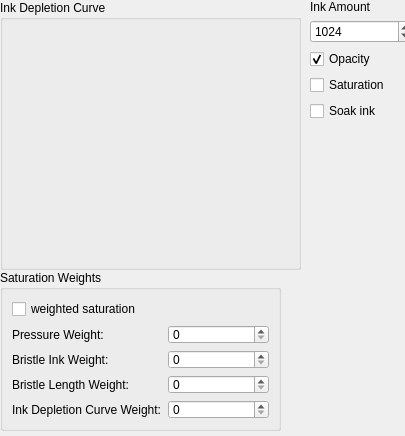
<?xml version="1.0" encoding="utf-8"?>
<ui version="4.0">
 <author>
    SPDX-FileCopyrightText: none
    SPDX-License-Identifier: GPL-3.0-or-later
  </author>
 <class>WdgInkOptions</class>
 <widget class="QWidget" name="WdgInkOptions">
  <property name="geometry">
   <rect>
    <x>0</x>
    <y>0</y>
    <width>405</width>
    <height>436</height>
   </rect>
  </property>
  <property name="sizePolicy">
   <sizepolicy hsizetype="Minimum" vsizetype="Minimum">
    <horstretch>0</horstretch>
    <verstretch>0</verstretch>
   </sizepolicy>
  </property>
  <property name="minimumSize">
   <size>
    <width>405</width>
    <height>400</height>
   </size>
  </property>
  <widget class="QWidget" name="layoutWidget">
   <property name="geometry">
    <rect>
     <x>300</x>
     <y>0</y>
     <width>113</width>
     <height>391</height>
    </rect>
   </property>
   <layout class="QVBoxLayout" name="verticalLayout">
    <property name="leftMargin">
     <number>10</number>
    </property>
    <item>
     <widget class="QLabel" name="inkLabel">
      <property name="text">
       <string>Ink Amount</string>
      </property>
     </widget>
    </item>
    <item>
     <widget class="KisIntParseSpinBox" name="inkAmountSpinBox">
      <property name="maximum">
       <number>10000</number>
      </property>
      <property name="value">
       <number>1024</number>
      </property>
     </widget>
    </item>
    <item>
     <widget class="QCheckBox" name="opacityCBox">
      <property name="text">
       <string>Opacity</string>
      </property>
      <property name="checked">
       <bool>true</bool>
      </property>
     </widget>
    </item>
    <item>
     <widget class="QCheckBox" name="saturationCBox">
      <property name="enabled">
       <bool>true</bool>
      </property>
      <property name="text">
       <string>Saturation</string>
      </property>
      <property name="checked">
       <bool>false</bool>
      </property>
     </widget>
    </item>
    <item>
     <widget class="QCheckBox" name="soakInkCBox">
      <property name="enabled">
       <bool>true</bool>
      </property>
      <property name="toolTip">
       <string>Soak ink from the initial position of the stroke</string>
      </property>
      <property name="text">
       <string>Soak ink</string>
      </property>
      <property name="checked">
       <bool>false</bool>
      </property>
     </widget>
    </item>
    <item>
     <spacer name="verticalSpacer">
      <property name="orientation">
       <enum>Qt::Vertical</enum>
      </property>
      <property name="sizeHint" stdset="0">
       <size>
        <width>20</width>
        <height>288</height>
       </size>
      </property>
     </spacer>
    </item>
   </layout>
  </widget>
  <widget class="QGroupBox" name="groupBox">
   <property name="geometry">
    <rect>
     <x>0</x>
     <y>0</y>
     <width>301</width>
     <height>270</height>
    </rect>
   </property>
   <property name="sizePolicy">
    <sizepolicy hsizetype="Preferred" vsizetype="Preferred">
     <horstretch>0</horstretch>
     <verstretch>0</verstretch>
    </sizepolicy>
   </property>
   <property name="minimumSize">
    <size>
     <width>0</width>
     <height>0</height>
    </size>
   </property>
   <property name="title">
    <string>Ink Depletion Curve</string>
   </property>
   <widget class="KisCurveWidget" name="inkCurve" native="true">
    <property name="geometry">
     <rect>
      <x>9</x>
      <y>33</y>
      <width>271</width>
      <height>228</height>
     </rect>
    </property>
   </widget>
  </widget>
  <widget class="QGroupBox" name="weightGroup">
   <property name="geometry">
    <rect>
     <x>0</x>
     <y>270</y>
     <width>281</width>
     <height>161</height>
    </rect>
   </property>
   <property name="title">
    <string>Saturation Weights</string>
   </property>
   <layout class="QGridLayout" name="gridLayout">
    <item column="0" row="0">
     <widget class="QCheckBox" name="useWeightCHBox">
      <property name="text">
       <string>weighted saturation</string>
      </property>
     </widget>
    </item>
    <item column="0" row="2">
     <widget class="QLabel" name="label_2">
      <property name="text">
       <string>Bristle Ink Weight:</string>
      </property>
     </widget>
    </item>
    <item column="0" row="1">
     <widget class="QLabel" name="label">
      <property name="text">
       <string>Pressure Weight:</string>
      </property>
     </widget>
    </item>
    <item column="2" row="2">
     <widget class="KisSliderSpinBox" name="bristleInkAmountSlider" native="true">
      <property name="sizePolicy">
       <sizepolicy hsizetype="Expanding" vsizetype="Expanding">
        <horstretch>0</horstretch>
        <verstretch>0</verstretch>
       </sizepolicy>
      </property>
     </widget>
    </item>
    <item column="0" row="3">
     <widget class="QLabel" name="label_3">
      <property name="text">
       <string>Bristle Length Weight:</string>
      </property>
     </widget>
    </item>
    <item column="2" row="3">
     <widget class="KisSliderSpinBox" name="bristleLengthSlider" native="true">
      <property name="sizePolicy">
       <sizepolicy hsizetype="Expanding" vsizetype="Expanding">
        <horstretch>0</horstretch>
        <verstretch>0</verstretch>
       </sizepolicy>
      </property>
     </widget>
    </item>
    <item column="2" row="1">
     <widget class="KisSliderSpinBox" name="pressureSlider" native="true">
      <property name="sizePolicy">
       <sizepolicy hsizetype="Expanding" vsizetype="Expanding">
        <horstretch>0</horstretch>
        <verstretch>0</verstretch>
       </sizepolicy>
      </property>
     </widget>
    </item>
    <item column="0" row="4">
     <widget class="QLabel" name="label_4">
      <property name="text">
       <string>Ink Depletion Curve Weight:</string>
      </property>
     </widget>
    </item>
    <item column="2" row="4">
     <widget class="KisSliderSpinBox" name="inkDepletionSlider" native="true">
      <property name="sizePolicy">
       <sizepolicy hsizetype="Expanding" vsizetype="Expanding">
        <horstretch>0</horstretch>
        <verstretch>0</verstretch>
       </sizepolicy>
      </property>
     </widget>
    </item>
   </layout>
  </widget>
 </widget>
 <customwidgets>
  <customwidget>
   <class>KisIntParseSpinBox</class>
   <extends>QSpinBox</extends>
   <header>kis_int_parse_spin_box.h</header>
  </customwidget>
  <customwidget>
   <class>KisSliderSpinBox</class>
   <extends>QSpinBox</extends>
   <header>kis_slider_spin_box.h</header>
   <container>1</container>
  </customwidget>
  <customwidget>
   <class>KisCurveWidget</class>
   <extends>QWidget</extends>
   <header>widgets/kis_curve_widget.h</header>
   <container>1</container>
  </customwidget>
 </customwidgets>
 <resources/>
 <connections/>
</ui>
